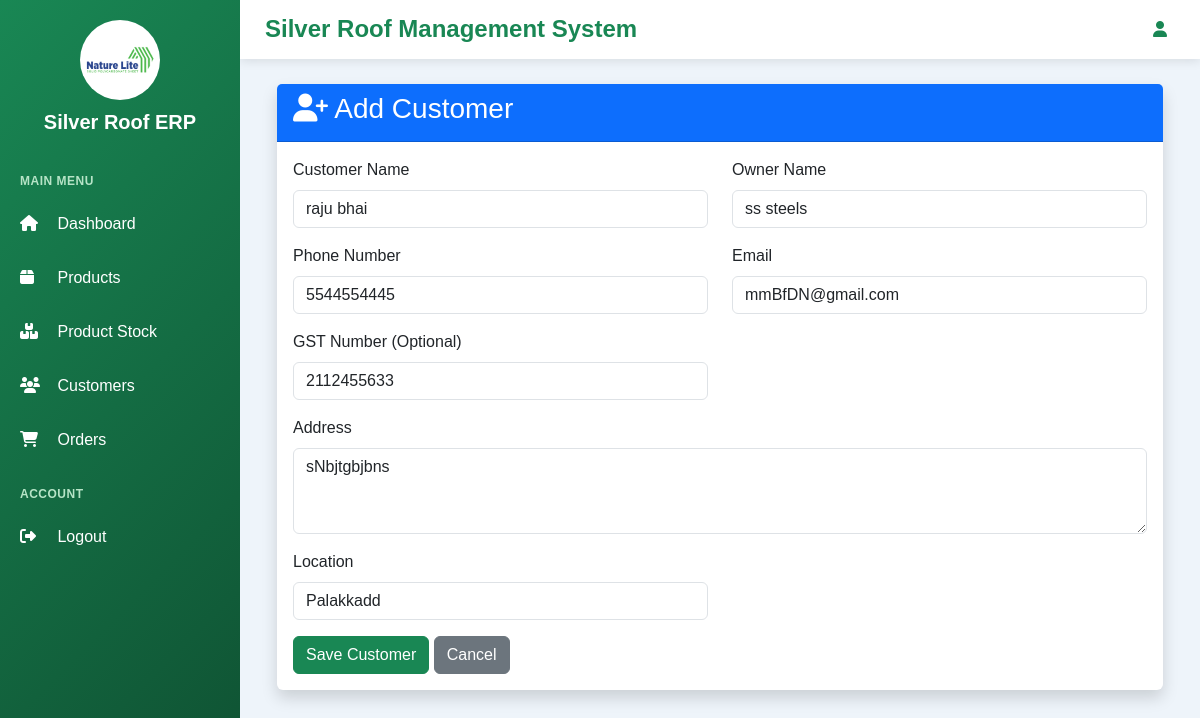
Before: /customers/edit/1/ with the older database file.
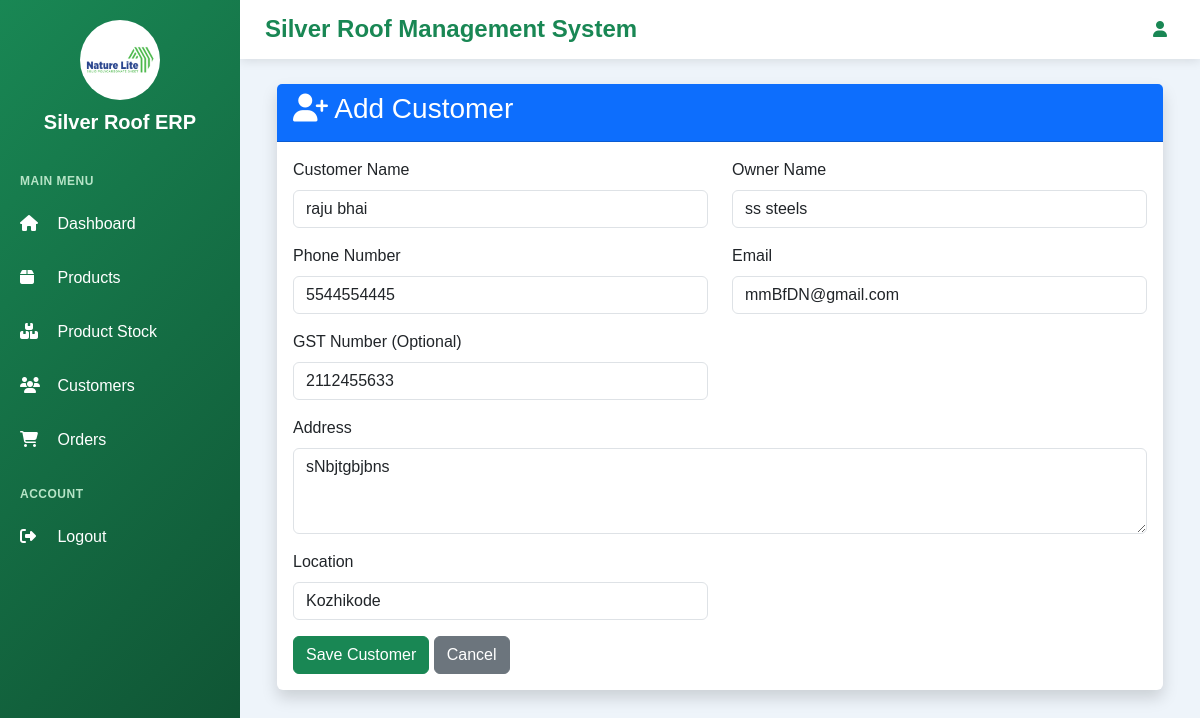
After: the same page with the newer database file.
### customers/models.py (models this page shows, shortened)
class Customer(models.Model):
    customer_name = models.CharField(max_length=150)
    company_name = models.CharField(max_length=150, blank=True)
    phone = models.CharField(max_length=15)
    email = models.EmailField(blank=True)
    address = models.TextField()
    location = models.CharField(max_length=150)
    gst = models.CharField(max_length=30, blank=True)

### customers/views.py (the view)
def edit_customer(request, id):
    customer = get_object_or_404(
        Customer,
        id=id
    )
    if request.method == "POST":
        form = CustomerForm(
            request.POST,
            instance=customer
        )
        if form.is_valid():
            customer = form.save()
            print("CUSTOMER UPDATED:", customer.customer_name)
            return redirect("customer_list")
        else:
            print("FORM ERRORS:")
            print(form.errors)
    else:
        form = CustomerForm(
            instance=customer
        )
    return render(
        request,
        "customers/customer_form.html",
        {
            "form": form,
            "customer": customer
        }
    )

### customers/templates/customers/customer_form.html (shortened to what this page needs)
{% extends 'base.html' %}
{% block content %}
<div class="container-fluid">
    <div class="card shadow border-0">
        <div class="card-header bg-primary text-white">
            <h3>
                <i class="fa fa-user-plus"></i>
                Add Customer
            </h3>
        </div>
        <div class="card-body">
            <form method="POST">
                <div class="row">
                    <div class="col-md-6 mb-3">
                        <label for="{{ form.customer_name.id_for_label }}" class="form-label">
                            Customer Name
                        </label>
                        {{ form.customer_name }}
                    </div>
                    <div class="col-md-6 mb-3">
                        <label for="{{ form.company_name.id_for_label }}" class="form-label">
                            Owner Name
                        </label>
                        {{ form.company_name }}
                    </div>
                    <div class="col-md-6 mb-3">
                        <label for="{{ form.phone.id_for_label }}" class="form-label">
                            Phone Number
                        </label>
                        {{ form.phone }}
                    </div>
                    <div class="col-md-6 mb-3">
                        <label for="{{ form.email.id_for_label }}" class="form-label">
                            Email
                        </label>
                        {{ form.email }}
                    </div>
<div class="col-md-6 mb-3">
    <label for="{{ form.gst.id_for_label }}" class="form-label">
        GST Number
        <span class="optional">(Optional)</span>
    </label>
    {{ form.gst }}
</div>
                    <div class="col-12 mb-3">
                        <label for="{{ form.address.id_for_label }}" class="form-label">
                            Address
                        </label>
                        {{ form.address }}
                    </div>
<div class="col-md-6 mb-3">
    <label for="{{ form.location.id_for_label }}" class="form-label">
        Location
    </label>
    {{ form.location }}
</div>
                </div>
                <button type="submit" class="btn btn-success">
                    Save Customer
                </button>
                <a href="{% url 'customer_list' %}" class="btn btn-secondary">
                    Cancel
                </a>
            </form>
        </div>
    </div>
</div>
{% endblock %}

Changed rows visible on the page:
changed Customer "raju bhai": location "Palakkadd" → "Kozhikode"
